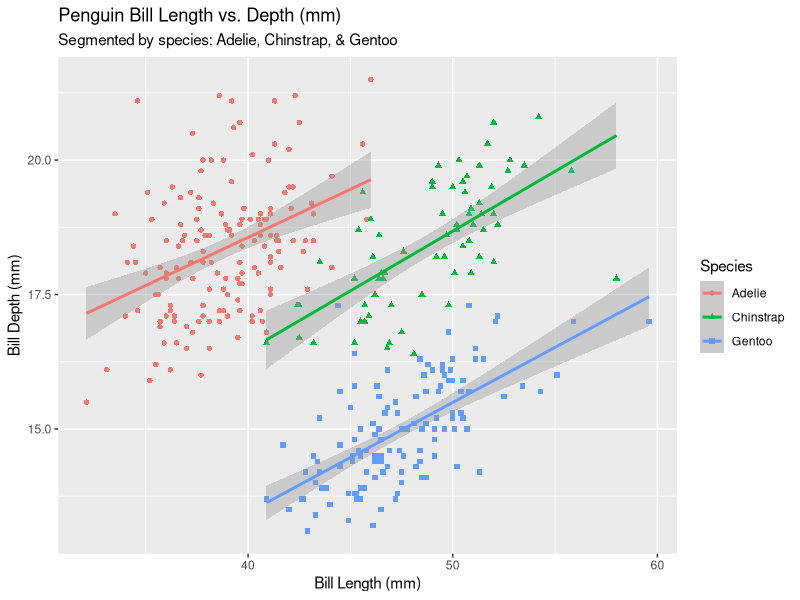
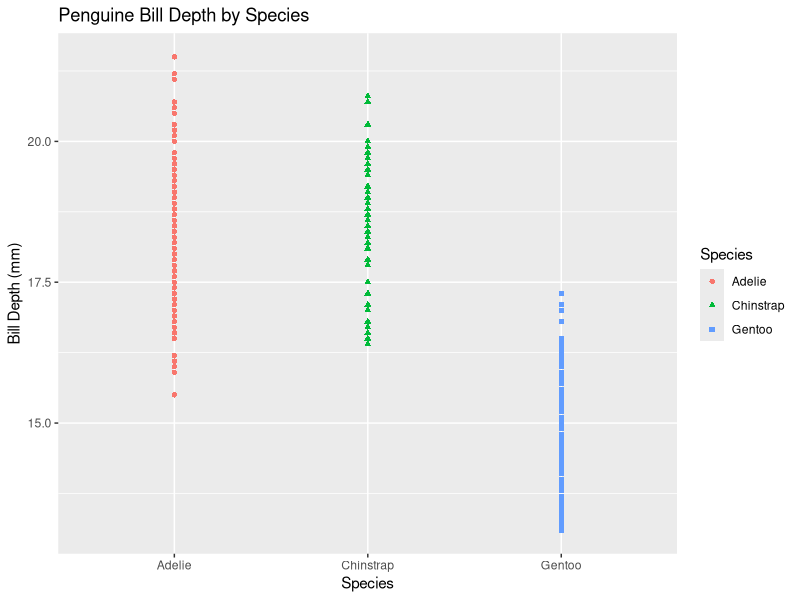
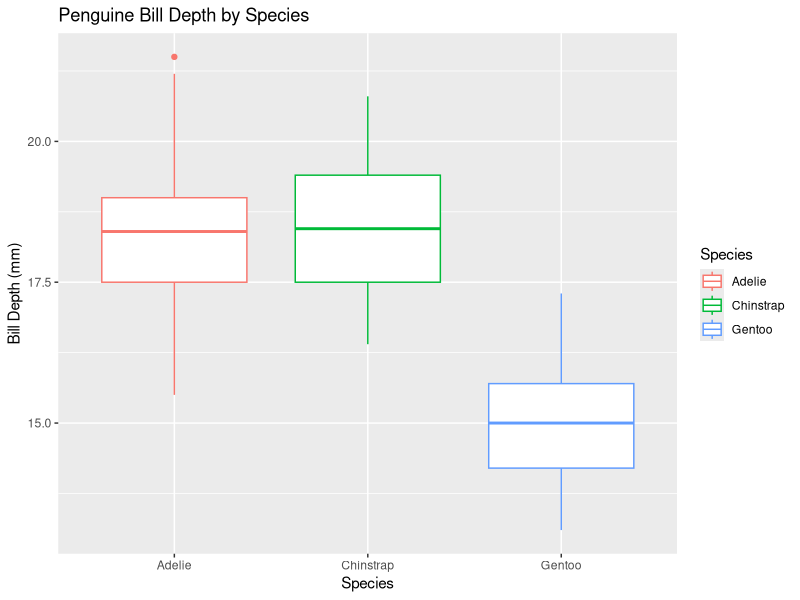
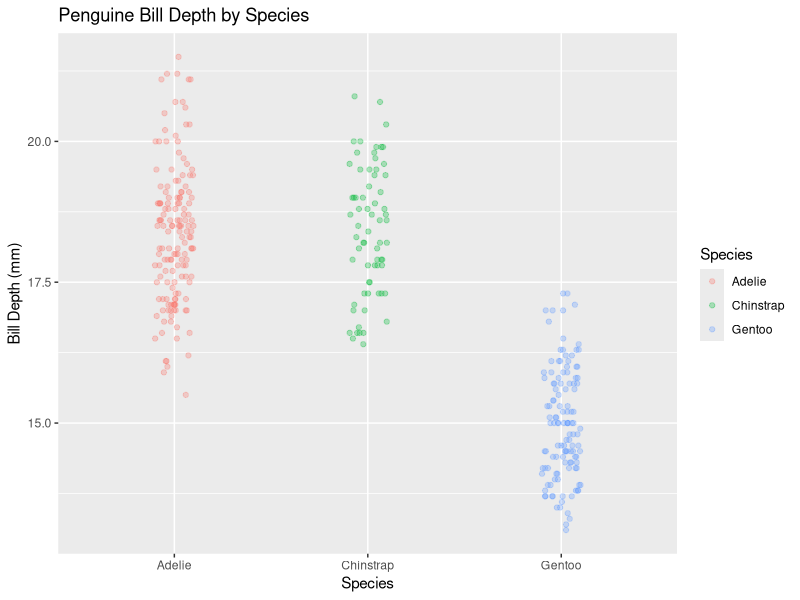
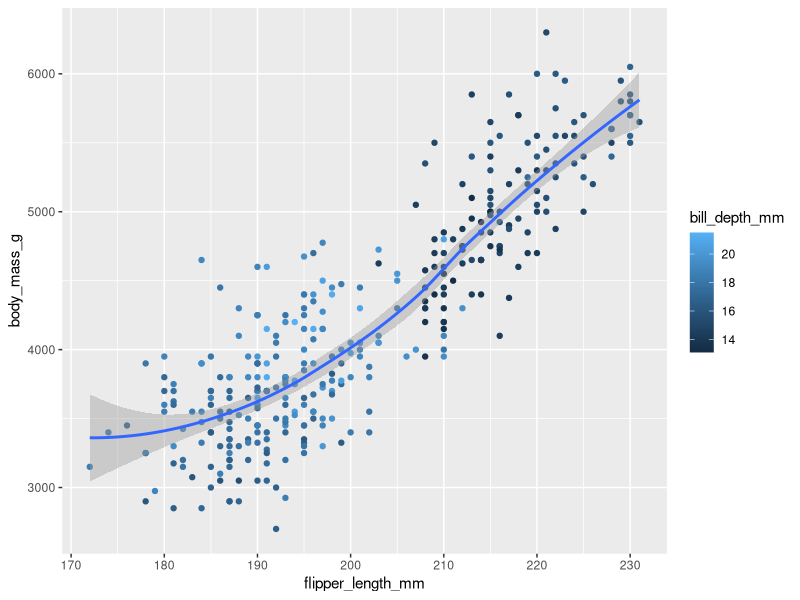

Reproduce these figures in R, in order.
## ---- chunk 1
#| output: false
library(tidyverse)
library(palmerpenguins)
library(ggthemes)
## ---- chunk 2
#! output: false
print(nrow(penguins))
print(ncol(penguins))
## ---- chunk 3
ggplot(
  data = penguins,
  mapping = aes(x = bill_length_mm, y = bill_depth_mm, color = species)
) +
  geom_point(mapping = aes(shape = species), na.rm = TRUE) +
  geom_smooth(method = "lm", na.rm = TRUE) +
  labs(
    title = "Penguin Bill Length vs. Depth (mm)",
    subtitle = "Segmented by species: Adelie, Chinstrap, & Gentoo",
    x = "Bill Length (mm)",
    y = "Bill Depth (mm)",
    color = "Species", shape = "Species"
  )
## ---- chunk 4
ggplot(
  data = penguins,
  mapping = aes(
    x = species,
    y = bill_depth_mm,
    color = species,
    shape = species
  )
) +
  geom_point(na.rm = TRUE) +
  labs(
    title = "Penguine Bill Depth by Species",
    x = "Species",
    y = "Bill Depth (mm)",
    color = "Species", shape = "Species"
  )

ggplot(
  data = penguins,
  mapping = aes(x = species, y = bill_depth_mm, color = species)
) +
  geom_boxplot() +
  labs(
    title = "Penguine Bill Depth by Species",
    x = "Species",
    y = "Bill Depth (mm)",
    color = "Species"
  )
## ---- chunk 5
ggplot(
  data = penguins,
  mapping = aes(x = species, y = bill_depth_mm, color = species)
) +
  geom_jitter(alpha = 0.3, height = 0, width = 0.1, na.rm = TRUE) +
  labs(
    title = "Penguine Bill Depth by Species",
    x = "Species",
    y = "Bill Depth (mm)",
    color = "Species"
  )
## ---- chunk 6
ggplot(
  data = penguins,
  mapping = aes(x = flipper_length_mm, y = body_mass_g)
) +
  geom_point(mapping = aes(color = bill_depth_mm), na.rm = TRUE) +
  geom_smooth(na.rm = TRUE)
